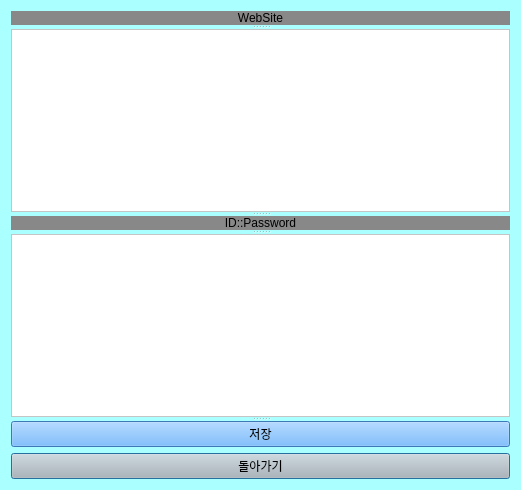
<?xml version="1.0" encoding="UTF-8"?>
<ui version="4.0">
 <class>Dialog</class>
 <widget class="QDialog" name="Dialog">
  <property name="geometry">
   <rect>
    <x>0</x>
    <y>0</y>
    <width>521</width>
    <height>490</height>
   </rect>
  </property>
  <property name="sizePolicy">
   <sizepolicy hsizetype="Preferred" vsizetype="Preferred">
    <horstretch>0</horstretch>
    <verstretch>0</verstretch>
   </sizepolicy>
  </property>
  <property name="windowTitle">
   <string>Dialog</string>
  </property>
  <property name="styleSheet">
   <string notr="true">background-color: rgb(170, 255, 255);</string>
  </property>
  <layout class="QGridLayout" name="gridLayout">
   <item row="1" column="0">
    <widget class="QPushButton" name="pushButton">
     <property name="styleSheet">
      <string notr="true">background-color: rgb(186, 186, 186);</string>
     </property>
     <property name="text">
      <string>돌아가기</string>
     </property>
    </widget>
   </item>
   <item row="0" column="0">
    <widget class="QSplitter" name="splitter">
     <property name="orientation">
      <enum>Qt::Vertical</enum>
     </property>
     <widget class="QLabel" name="label_2">
      <property name="enabled">
       <bool>true</bool>
      </property>
      <property name="sizePolicy">
       <sizepolicy hsizetype="Preferred" vsizetype="Preferred">
        <horstretch>0</horstretch>
        <verstretch>0</verstretch>
       </sizepolicy>
      </property>
      <property name="maximumSize">
       <size>
        <width>16777215</width>
        <height>16777215</height>
       </size>
      </property>
      <property name="contextMenuPolicy">
       <enum>Qt::DefaultContextMenu</enum>
      </property>
      <property name="autoFillBackground">
       <bool>false</bool>
      </property>
      <property name="styleSheet">
       <string notr="true">background-color: rgb(136, 136, 136);
font: 11pt &quot;Agency FB&quot;;</string>
      </property>
      <property name="lineWidth">
       <number>1</number>
      </property>
      <property name="text">
       <string>WebSite</string>
      </property>
      <property name="textFormat">
       <enum>Qt::AutoText</enum>
      </property>
      <property name="scaledContents">
       <bool>false</bool>
      </property>
      <property name="alignment">
       <set>Qt::AlignCenter</set>
      </property>
      <property name="wordWrap">
       <bool>false</bool>
      </property>
      <property name="textInteractionFlags">
       <set>Qt::NoTextInteraction</set>
      </property>
     </widget>
     <widget class="QPlainTextEdit" name="plainTextEdit">
      <property name="styleSheet">
       <string notr="true">background-color: rgb(255, 255, 255);</string>
      </property>
      <property name="plainText">
       <string/>
      </property>
     </widget>
     <widget class="QLabel" name="label">
      <property name="sizePolicy">
       <sizepolicy hsizetype="Preferred" vsizetype="Preferred">
        <horstretch>0</horstretch>
        <verstretch>0</verstretch>
       </sizepolicy>
      </property>
      <property name="maximumSize">
       <size>
        <width>16777215</width>
        <height>16777215</height>
       </size>
      </property>
      <property name="baseSize">
       <size>
        <width>0</width>
        <height>0</height>
       </size>
      </property>
      <property name="styleSheet">
       <string notr="true">background-color: rgb(136, 136, 136);
font: 11pt &quot;Agency FB&quot;;</string>
      </property>
      <property name="text">
       <string>ID::Password</string>
      </property>
      <property name="alignment">
       <set>Qt::AlignCenter</set>
      </property>
      <property name="textInteractionFlags">
       <set>Qt::NoTextInteraction</set>
      </property>
     </widget>
     <widget class="QPlainTextEdit" name="plainTextEdit_2">
      <property name="styleSheet">
       <string notr="true">background-color: rgb(255, 255, 255);</string>
      </property>
     </widget>
     <widget class="QPushButton" name="save">
      <property name="styleSheet">
       <string notr="true">background-color: rgb(85, 170, 255);</string>
      </property>
      <property name="text">
       <string>저장</string>
      </property>
      <property name="default">
       <bool>false</bool>
      </property>
     </widget>
    </widget>
   </item>
  </layout>
 </widget>
 <resources/>
 <connections>
  <connection>
   <sender>pushButton</sender>
   <signal>clicked()</signal>
   <receiver>Dialog</receiver>
   <slot>reject()</slot>
   <hints>
    <hint type="sourcelabel">
     <x>316</x>
     <y>465</y>
    </hint>
    <hint type="destinationlabel">
     <x>521</x>
     <y>455</y>
    </hint>
   </hints>
  </connection>
 </connections>
</ui>
